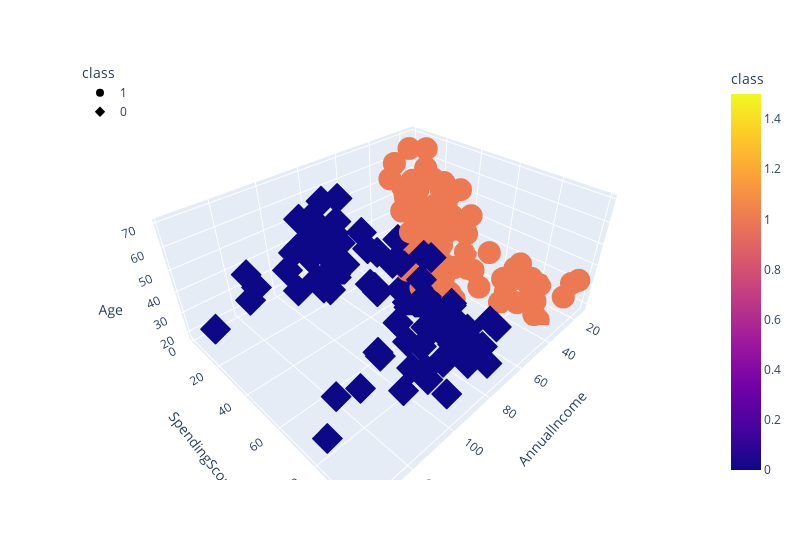

The notebook cell saved with this chart:
### Code cell
# Plot in 3D.
fig = px.scatter_3d(df, x = 'AnnualIncome', y = 'SpendingScore',z = 'Age',  color = 'class', 
                    symbol = 'class', width = 800)
fig.update_layout(legend = dict( x = 0, y = 1))
fig.show()

### Figure 1 — Plotly figure (JSON) as saved in the notebook; plotly's stock layout.template omitted (floating-point values rounded to 4 significant figures)
{"data": [{"hovertemplate": "class=%{marker.color}<br>AnnualIncome=%{x}<br>SpendingScore=%{y}<br>Age=%{z}<extra></extra>", "legendgroup": "1", "marker": {"color": [1, 1, 1, 1, 1, 1, 1, 1, 1, 1, 1, 1, 1, 1, 1, 1, 1, 1, 1, 1, 1, 1, 1, 1, 1, 1, 1, 1, 1, 1, 1, 1, 1, 1, 1, 1, 1, 1, 1, 1, 1, 1, 1, 1, 1, 1, 1, 1, 1, 1, 1, 1, 1, 1, 1, 1, 1, 1, 1, 1, 1, 1, 1, 1, 1, 1, 1, 1, 1, 1, 1, 1, 1, 1, 1, 1, 1, 1, 1, 1, 1, 1, 1, 1, 1, 1, 1, 1, 1, 1, 1, 1, 1, 1, 1, 1, 1, 1, 1, 1, 1, 1, 1, 1, 1, 1, 1, 1], "coloraxis": "coloraxis", "symbol": "circle"}, "mode": "markers", "name": "1", "scene": "scene", "showlegend": true, "type": "scatter3d", "x": [15, 15, 16, 16, 17, 17, 18, 18, 19, 19, 19, 19, 20, 20, 20, 20, 21, 21, 23, 23, 24, 24, 25, 25, 28, 28, 28, 28, 29, 29, 30, 30, 33, 33, 33, 33, 34, 34, 37, 37, 38, 38, 39, 39, 39, 39, 40, 40, 40, 40, 42, 42, 43, 43, 43, 43, 44, 44, 46, 46, 46, 46, 47, 47, 48, 48, 48, 48, 48, 48, 49, 49, 50, 50, 54, 54, 54, 54, 54, 54, 54, 54, 54, 54, 54, 54, 57, 57, 58, 58, 59, 59, 60, 60, 60, 60, 60, 60, 61, 62, 62, 62, 63, 63, 63, 63, 63, 65], "y": [39, 81, 6, 77, 40, 76, 6, 94, 3, 72, 14, 99, 15, 77, 13, 79, 35, 66, 29, 98, 35, 73, 5, 73, 14, 82, 32, 61, 31, 87, 4, 73, 4, 92, 14, 81, 17, 73, 26, 75, 35, 92, 36, 61, 28, 65, 55, 47, 42, 42, 52, 60, 54, 60, 45, 41, 50, 46, 51, 46, 56, 55, 52, 59, 51, 59, 50, 48, 59, 47, 55, 42, 49, 56, 47, 54, 53, 48, 52, 42, 51, 55, 41, 44, 57, 46, 58, 55, 60, 46, 55, 41, 49, 40, 42, 52, 47, 50, 42, 48, 59, 56, 50, 46, 43, 48, 52, 43], "z": [19, 21, 20, 23, 31, 22, 35, 23, 64, 30, 67, 35, 58, 24, 37, 22, 35, 20, 52, 35, 35, 25, 46, 31, 54, 29, 45, 35, 40, 23, 60, 21, 53, 18, 49, 21, 42, 30, 36, 20, 65, 24, 48, 31, 49, 24, 50, 27, 29, 31, 49, 33, 31, 59, 50, 47, 51, 69, 27, 53, 70, 19, 67, 54, 63, 18, 43, 68, 19, 32, 70, 47, 60, 60, 59, 26, 45, 40, 23, 49, 57, 38, 67, 46, 21, 48, 55, 22, 34, 50, 68, 18, 48, 40, 32, 24, 47, 27, 48, 49, 67, 49, 66, 54, 68, 66, 65, 63]}, {"hovertemplate": "class=%{marker.color}<br>AnnualIncome=%{x}<br>SpendingScore=%{y}<br>Age=%{z}<extra></extra>", "legendgroup": "0", "marker": {"color": [0, 0, 0, 0, 0, 0, 0, 0, 0, 0, 0, 0, 0, 0, 0, 0, 0, 0, 0, 0, 0, 0, 0, 0, 0, 0, 0, 0, 0, 0, 0, 0, 0, 0, 0, 0, 0, 0, 0, 0, 0, 0, 0, 0, 0, 0, 0, 0, 0, 0, 0, 0, 0, 0, 0, 0, 0, 0, 0, 0, 0, 0, 0, 0, 0, 0, 0, 0, 0, 0, 0, 0, 0, 0, 0, 0, 0, 0, 0, 0, 0, 0, 0, 0, 0, 0, 0, 0, 0, 0, 0, 0], "coloraxis": "coloraxis", "symbol": "diamond"}, "mode": "markers", "name": "0", "scene": "scene", "showlegend": true, "type": "scatter3d", "x": [61, 62, 62, 62, 63, 64, 64, 65, 65, 65, 67, 67, 67, 67, 69, 69, 70, 70, 71, 71, 71, 71, 71, 71, 72, 72, 73, 73, 73, 73, 74, 74, 75, 75, 76, 76, 77, 77, 77, 77, 78, 78, 78, 78, 78, 78, 78, 78, 78, 78, 78, 78, 79, 79, 81, 81, 85, 85, 86, 86, 87, 87, 87, 87, 87, 87, 88, 88, 88, 88, 93, 93, 97, 97, 98, 98, 99, 99, 101, 101, 103, 103, 103, 103, 113, 113, 120, 120, 126, 126, 137, 137], "y": [49, 41, 55, 42, 54, 42, 46, 48, 50, 59, 43, 57, 56, 40, 58, 91, 29, 77, 35, 95, 11, 75, 9, 75, 34, 71, 5, 88, 7, 73, 10, 72, 5, 93, 40, 87, 12, 97, 36, 74, 22, 90, 17, 88, 20, 76, 16, 89, 1, 78, 1, 73, 35, 83, 5, 93, 26, 75, 20, 95, 27, 63, 13, 75, 10, 92, 13, 86, 15, 69, 14, 90, 32, 86, 15, 88, 39, 97, 24, 68, 17, 85, 23, 69, 8, 91, 16, 79, 28, 74, 18, 83], "z": [20, 23, 26, 21, 19, 38, 19, 18, 19, 49, 51, 50, 27, 38, 40, 39, 23, 31, 43, 40, 59, 38, 47, 39, 25, 31, 20, 29, 44, 32, 19, 35, 57, 32, 28, 32, 25, 28, 48, 32, 34, 34, 43, 39, 44, 38, 47, 27, 37, 30, 34, 30, 56, 29, 19, 31, 50, 36, 42, 33, 36, 32, 40, 28, 36, 36, 52, 30, 58, 27, 59, 35, 37, 32, 46, 29, 41, 30, 54, 28, 41, 36, 34, 32, 33, 38, 47, 35, 45, 32, 32, 30]}], "layout": {"coloraxis": {"colorbar": {"title": {"text": "class"}}, "colorscale": [[0, "#0d0887"], [0.1111, "#46039f"], [0.2222, "#7201a8"], [0.3333, "#9c179e"], [0.4444, "#bd3786"], [0.5556, "#d8576b"], [0.6667, "#ed7953"], [0.7778, "#fb9f3a"], [0.8889, "#fdca26"], [1, "#f0f921"]]}, "legend": {"title": {"text": "class"}, "tracegroupgap": 0, "x": 0, "y": 1}, "margin": {"t": 60}, "scene": {"domain": {"x": [0, 1], "y": [0, 1]}, "xaxis": {"title": {"text": "AnnualIncome"}}, "yaxis": {"title": {"text": "SpendingScore"}}, "zaxis": {"title": {"text": "Age"}}}, "width": 800}}
